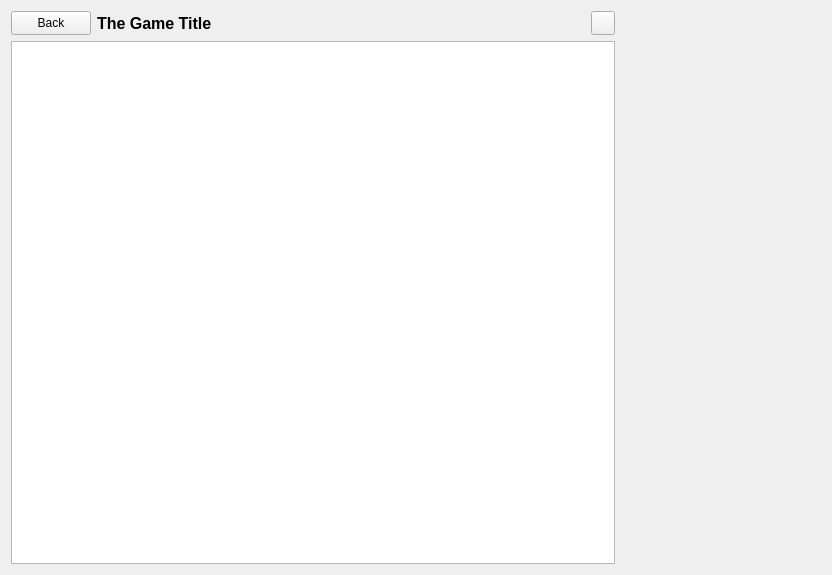
<?xml version="1.0" encoding="UTF-8"?>
<ui version="4.0">
 <class>GameDetailsWidget</class>
 <widget class="QWidget" name="GameDetailsWidget">
  <property name="geometry">
   <rect>
    <x>0</x>
    <y>0</y>
    <width>832</width>
    <height>575</height>
   </rect>
  </property>
  <property name="windowTitle">
   <string>Form</string>
  </property>
  <layout class="QHBoxLayout" name="horizontalLayout_2">
   <item>
    <layout class="QVBoxLayout" name="mp_layout_2">
     <item>
      <layout class="QHBoxLayout" name="mp_layout">
       <item>
        <widget class="QPushButton" name="mp_btn_close">
         <property name="minimumSize">
          <size>
           <width>0</width>
           <height>24</height>
          </size>
         </property>
         <property name="text">
          <string>Back</string>
         </property>
         <property name="icon">
          <iconset theme="go-previous" resource="../Resources.qrc">
           <normaloff>:/icons/go-previous</normaloff>:/icons/go-previous</iconset>
         </property>
        </widget>
       </item>
       <item>
        <widget class="QLabel" name="mp_label_title">
         <property name="sizePolicy">
          <sizepolicy hsizetype="Expanding" vsizetype="Preferred">
           <horstretch>0</horstretch>
           <verstretch>0</verstretch>
          </sizepolicy>
         </property>
         <property name="minimumSize">
          <size>
           <width>0</width>
           <height>24</height>
          </size>
         </property>
         <property name="font">
          <font>
           <pointsize>12</pointsize>
           <weight>75</weight>
           <bold>true</bold>
          </font>
         </property>
         <property name="text">
          <string notr="true">The Game Title</string>
         </property>
        </widget>
       </item>
       <item>
        <widget class="QToolButton" name="mp_btn_rename_game">
         <property name="minimumSize">
          <size>
           <width>24</width>
           <height>24</height>
          </size>
         </property>
         <property name="focusPolicy">
          <enum>Qt::TabFocus</enum>
         </property>
         <property name="toolTip">
          <string>Rename...</string>
         </property>
         <property name="text">
          <string/>
         </property>
         <property name="icon">
          <iconset theme="document-edit" resource="../Resources.qrc">
           <normaloff>:/icons/document-edit</normaloff>:/icons/document-edit</iconset>
         </property>
        </widget>
       </item>
      </layout>
     </item>
     <item>
      <widget class="QListWidget" name="mp_list_arts">
       <property name="showDropIndicator" stdset="0">
        <bool>false</bool>
       </property>
       <property name="verticalScrollMode">
        <enum>QAbstractItemView::ScrollPerPixel</enum>
       </property>
       <property name="horizontalScrollMode">
        <enum>QAbstractItemView::ScrollPerPixel</enum>
       </property>
       <property name="movement">
        <enum>QListView::Static</enum>
       </property>
       <property name="flow">
        <enum>QListView::LeftToRight</enum>
       </property>
       <property name="resizeMode">
        <enum>QListView::Adjust</enum>
       </property>
       <property name="spacing">
        <number>20</number>
       </property>
       <property name="viewMode">
        <enum>QListView::IconMode</enum>
       </property>
      </widget>
     </item>
    </layout>
   </item>
   <item>
    <widget class="QWidget" name="mp_widget_sidebar" native="true">
     <property name="sizePolicy">
      <sizepolicy hsizetype="Fixed" vsizetype="Expanding">
       <horstretch>0</horstretch>
       <verstretch>0</verstretch>
      </sizepolicy>
     </property>
     <property name="minimumSize">
      <size>
       <width>200</width>
       <height>0</height>
      </size>
     </property>
     <property name="maximumSize">
      <size>
       <width>200</width>
       <height>16777215</height>
      </size>
     </property>
     <layout class="QVBoxLayout" name="verticalLayout_2">
      <property name="leftMargin">
       <number>0</number>
      </property>
      <property name="topMargin">
       <number>0</number>
      </property>
      <property name="rightMargin">
       <number>0</number>
      </property>
      <property name="bottomMargin">
       <number>0</number>
      </property>
      <item>
       <widget class="QWidget" name="mp_widget_art_details" native="true">
        <property name="sizePolicy">
         <sizepolicy hsizetype="Preferred" vsizetype="Fixed">
          <horstretch>0</horstretch>
          <verstretch>0</verstretch>
         </sizepolicy>
        </property>
        <property name="minimumSize">
         <size>
          <width>200</width>
          <height>0</height>
         </size>
        </property>
        <property name="maximumSize">
         <size>
          <width>200</width>
          <height>16777215</height>
         </size>
        </property>
       </widget>
      </item>
     </layout>
    </widget>
   </item>
  </layout>
 </widget>
 <tabstops>
  <tabstop>mp_list_arts</tabstop>
  <tabstop>mp_btn_close</tabstop>
  <tabstop>mp_btn_rename_game</tabstop>
 </tabstops>
 <resources>
  <include location="../Resources.qrc"/>
 </resources>
 <connections>
  <connection>
   <sender>mp_btn_rename_game</sender>
   <signal>clicked()</signal>
   <receiver>GameDetailsWidget</receiver>
   <slot>renameGame()</slot>
   <hints>
    <hint type="sourcelabel">
     <x>602</x>
     <y>22</y>
    </hint>
    <hint type="destinationlabel">
     <x>415</x>
     <y>287</y>
    </hint>
   </hints>
  </connection>
 </connections>
 <slots>
  <slot>renameGame()</slot>
 </slots>
</ui>
